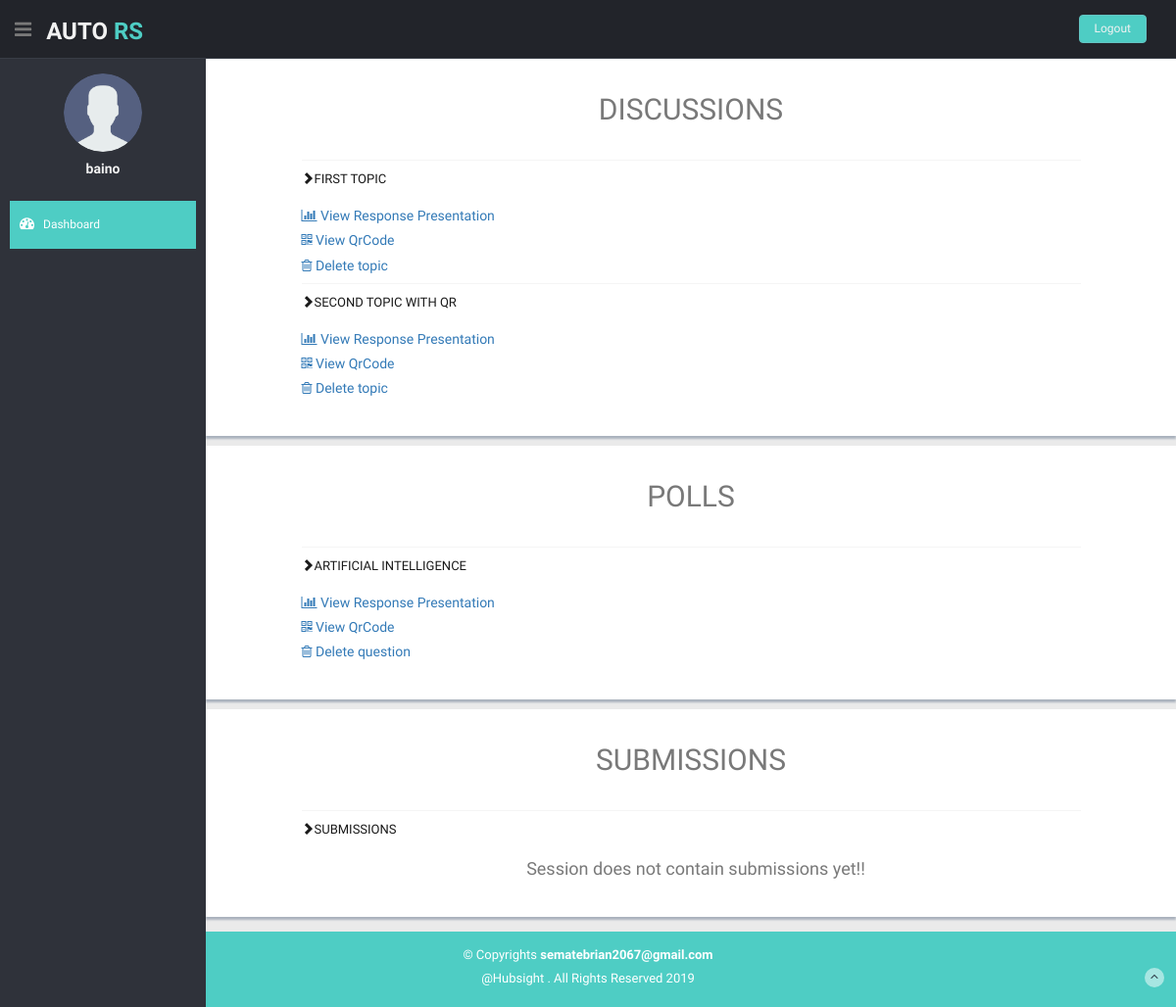
/moderator/session/2/details/ (signed in), run on an earlier commit of the app's database.
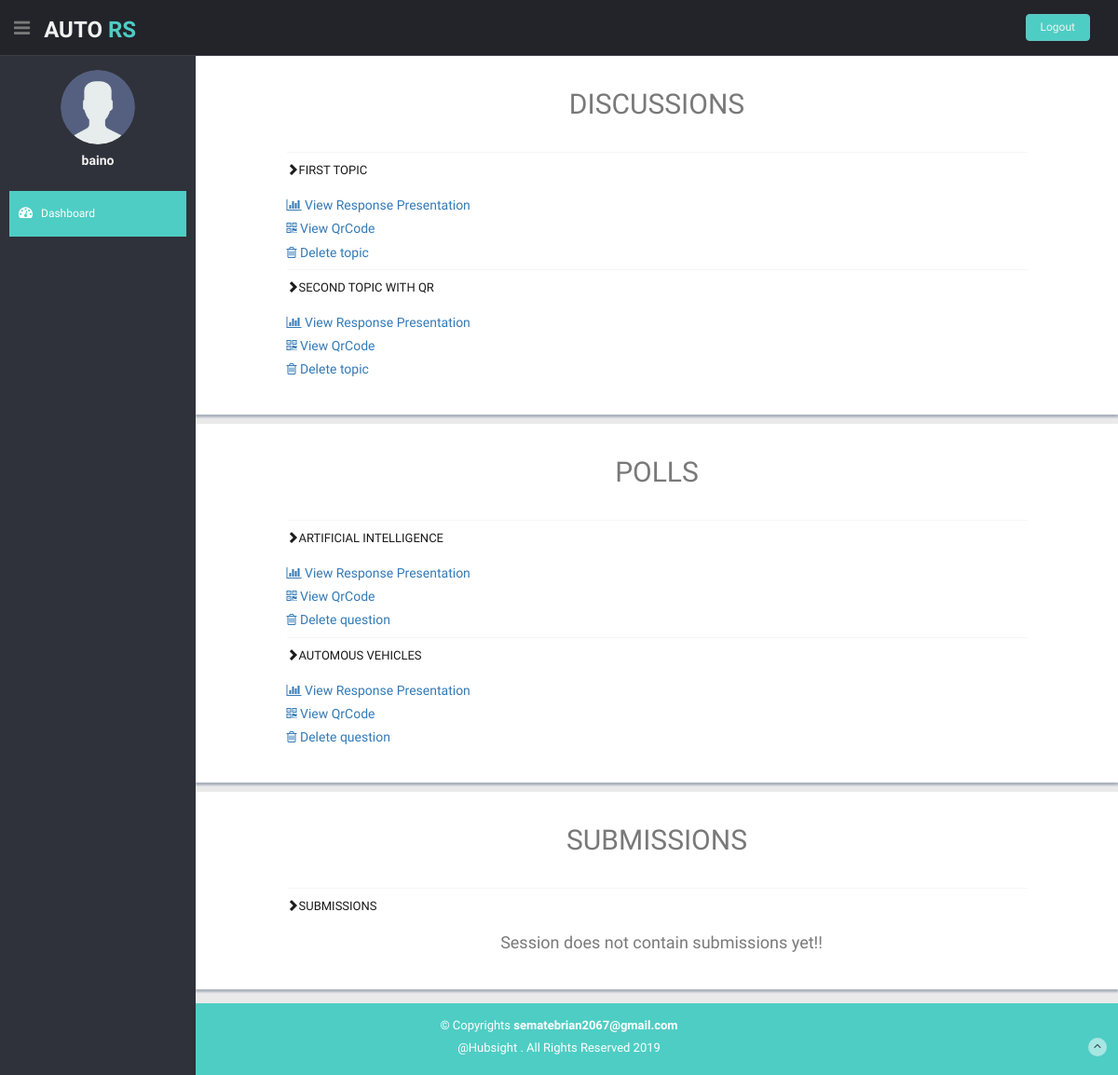
And on a later commit of the database.
### Ars/models.py (models this page shows)
class Topic(models.Model):
    topic_name = models.CharField(max_length=250, null=False)
    session = models.ForeignKey(Session, on_delete=models.CASCADE)
    qr_link_name = models.CharField(max_length=25, null=True)
    presentation_name = models.CharField(max_length=25, null=True)

class Question(models.Model):
    option_type = models.CharField(max_length=12, null=True)
    question = models.CharField(max_length=350, null=False)
    session = models.ForeignKey(Session, on_delete=models.CASCADE)
    qr_link_name = models.CharField(max_length=25, null=True)
    presentation_name = models.CharField(max_length=25, null=True)

### Ars/decorators.py (the view)
    def wrapper(request, **kwargs):
        if request is not None:
            if request.method == "GET":
                return function(request, **kwargs)
            raise Exception("method not allowed.")
        raise Exception("request is null")

### moderator/sessionViews.py (called while the page is built)
@login_required
@Get_check
def sessionDetails(request,session_pk):
    details = {}
    session = get_session_by_id(session_pk)
    if session and (session.owner.id==request.user.id):
        details['polls']=session.question_set.all()
        details['topics']=session.topic_set.all()
        details['submissions']=session.submission_set.all()
        details['session_key']=session.session_key
    return render(request,'moderator/sessiondetails.html',details)

def get_session_by_id(pk):
    session={}
    try:
        session = Session.objects.get(id=pk)
    except Session.DoesNotExist:
        return false
    else:
        return session

### moderator/templates/moderator/sessiondetails.html (shortened to what the changed rows need)
{% extends 'moderator/base.html'%}
{%block body%}
<section id="main-content">
  <section class="wrapper">
    <div class="row content-panel">
      <h2 class="centered">DISCUSSIONS</h2>
      <div class="col-md-10 col-md-offset-1 mt mb">
        <div class="accordion" id="accordion1">
          {%for topic in topics%}
          <div class="accordion-group">
            <div class="accordion-heading">
              <a class="accordion-toggle" data-toggle="collapse" data-parent="#accordion1" href="#collapseTopic-{{topic.id}}">
                <em class="glyphicon glyphicon-chevron-right icon-fixed-width"></em>{{topic.topic_name}}
                </a>
            </div>
            <div id="collapseTopic-{{topic.id}}" class="accordion-body collapse in">
              <div class="accordion-inner">
                <a href="{% url 'moderator:viewPresentation' 'test' %}">
                  <h5><i class="fa fa-bar-chart"></i> View Response Presentation</h5>
                </a>
                  {%if topic.qr_link_name is not None %}
                <a href="{% url 'Ars:qrcode_details' session_key topic.qr_link_name %}">
                  <h5><i class="fa fa-qrcode"></i> View QrCode</h5>
                </a>
                {%endif%}
                <a href="#" onclick="
                var result = confirm('Are you sure you wish to delete this topic?');
                    if( result ){
                            event.preventDefault();
                            document.getElementById('delete-form-topic-{{topic.id}}').submit();
                    }
                        " >
                    <h5><i class="fa fa-trash-o"></i> Delete topic</h5>
                </a>
              </div>
            </div>
          </div>
          {%empty%}
          <p>
            <h4 class="centered">
            Session does not contain any topics yet!!
            </h4>
          </p>
          {%endfor%}
        </div>
      </div>
    </div>
    <div class="row content-panel">
      <h2 class="centered">POLLS</h2>
      <div class="col-md-10 col-md-offset-1 mt mb">
        <div class="accordion" id="accordion2">
          {%for poll in polls%}
          <div class="accordion-group">
            <div class="accordion-heading">
              <a class="accordion-toggle" data-toggle="collapse" data-parent="#accordion2" href="#collapsePoll-{{poll.id}}">
                <em class="glyphicon glyphicon-chevron-right icon-fixed-width"></em>{{poll.question}}
                </a>
            </div>
            <div id="collapsePoll-{{poll.id}}" class="accordion-body collapse in">
              <div class="accordion-inner">
                <a href="{% url 'moderator:viewPresentation' poll.presentation_name %}">
                  <h5><i class="fa fa-bar-chart"></i> View Response Presentation</h5>
                </a>
                {%if poll.qr_link_name is not None %}
                <a href="{% url 'Ars:qrcode_details' session_key poll.qr_link_name %}">
                  <h5><i class="fa fa-qrcode"></i> View QrCode</h5>
                </a>
                {%endif%}
                <a href="#" onclick="
                var result = confirm('Are you sure you wish to delete this question?');
                    if( result ){
                            event.preventDefault();
                            document.getElementById('delete-form-poll-{{poll.id}}').submit();
                    }
                        " >
                    <h5><i class="fa fa-trash-o"></i> Delete question</h5>
                </a>
            </div>
            </div>
          </div>
          {%empty%}
          <p>
            <h4 class="centered">
            Session does not contain polls yet!!
            </h4>
          </p>
          {%endfor%}
        </div>
      </div>
    </div>
    <div class="row content-panel">
      <h2 class="centered">SUBMISSIONS</h2>
    </div>
  </section>
</section>
{%endblock%}

What changed in the data, as far as the page shows it:
added Question: question "AUTOMOUS VEHICLES", shows "View QrCode"
